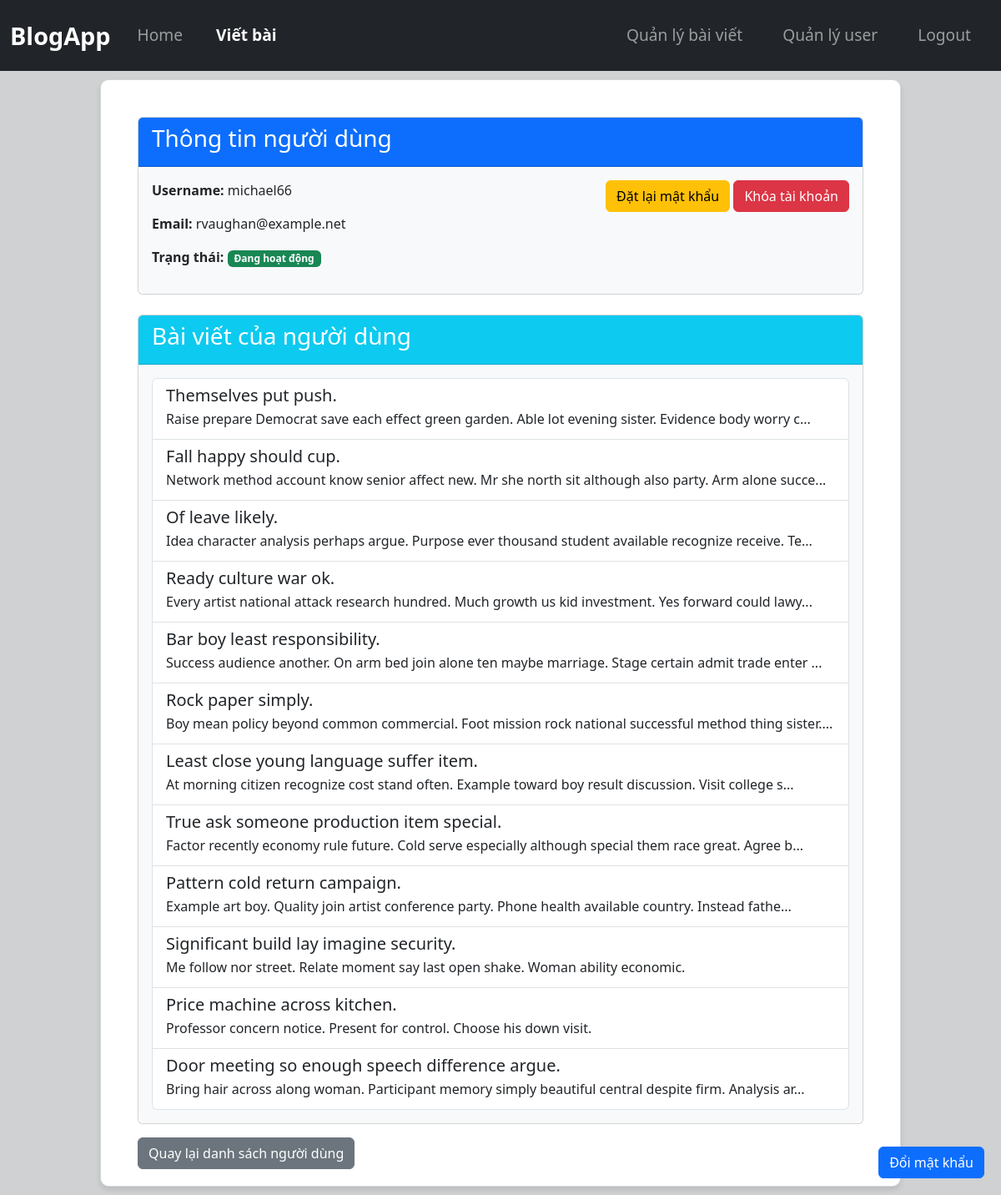
Page /admin/user-detail/7 (signed in) on the committed database.
### tables this page shows
CREATE TABLE users (
            id INTEGER PRIMARY KEY AUTOINCREMENT,
            username TEXT UNIQUE NOT NULL,
            email TEXT UNIQUE NOT NULL,
            password TEXT NOT NULL,
            is_admin INTEGER DEFAULT 0,
            is_ban INTEGER DEFAULT 0
        );

CREATE TABLE posts (
            id INTEGER PRIMARY KEY AUTOINCREMENT,
            title TEXT NOT NULL,
            content TEXT NOT NULL,
            username TEXT,
            date_posted TIMESTAMP DEFAULT CURRENT_TIMESTAMP
        );

### app/routes_account.py (the view)
@user_bp.route("/admin/user-detail/<int:user_id>")
@login_required
def user_detail(user_id):
    if not current_user.is_authenticated or not current_user.is_admin:
        flash("Bạn không có quyền thực hiện thao tác này!", "danger")
        return redirect(url_for("post_bp.home"))
    user = get_user_by_id(user_id)
    if not user:
        flash("Không tìm thấy người dùng!", "danger")
        return redirect(url_for("user_bp.admin_users"))
    db = get_db()
    posts = db.execute("SELECT * FROM posts WHERE username = ? ORDER BY date_posted DESC", (user['username'],)).fetchall()
    return render_template("admin_user_detail.html", user=user, posts=posts)

### app/__init__.py (called while the page is built)
def create_app():
    app = Flask(__name__)
    app.config["SECRET_KEY"] = "dev"
    app.teardown_appcontext(close_db)
    login_manager = LoginManager()
    login_manager.init_app(app)
    @login_manager.user_loader
    def load_user(user_id):
        user = get_user_by_id(user_id)
        if user is None:
            return None
        return User(user['id'], user['username'], user['email'], user['is_admin'], user['is_ban'])
    from app.routes_account import user_bp
    from app.routes_post import post_bp
    app.register_blueprint(post_bp)
    app.register_blueprint(user_bp)
    return app

### app/db.py (called while the page is built)
def get_db():
    if "db" not in g:
        g.db = sqlite3.connect(DATABASE)
        g.db.row_factory = sqlite3.Row  # Trả về dict thay vì tuple
    return g.db

def get_user_by_id(user_id):
    db = get_db()
    user = db.execute("SELECT * FROM users WHERE id = ?", (user_id,)).fetchone()
    return user if user else None

### app/templates/admin_user_detail.html (shortened to what this page needs)
{% extends "base.html" %}
{% block content %}
<div class="container mt-4">
    <div class="card mb-4">
        <div class="card-header bg-primary text-white">
            <h3>Thông tin người dùng</h3>
        </div>
        <div class="card-body">
            <div class="row">
                <div class="col-md-6">
                    <p><strong>Username:</strong> {{ user.username }}</p>
                    <p><strong>Email:</strong> {{ user.email }}</p>
                    <p><strong>Trạng thái:</strong>
                        {% if user.is_ban == 1 %}
                            <span class="badge bg-danger">Đã khóa</span>
                        {% else %}
                            <span class="badge bg-success">Đang hoạt động</span>
                        {% endif %}
                    </p>
                </div>
                <div class="col-md-6 text-end">
                    <a href="{{ url_for('user_bp.reset_password', user_id=user.id) }}" class="btn btn-warning">Đặt lại mật khẩu</a>
                    {% if user.is_ban == 1 %}
                        <form method="POST" action="{{ url_for('user_bp.toggle_ban') }}" style="display: inline;">
                            <input type="hidden" name="un_ban_user" value="{{ user.id }}">
                            <button type="submit" class="btn btn-success">Mở khóa tài khoản</button>
                        </form>
                    {% else %}
                        <form method="POST" action="{{ url_for('user_bp.toggle_ban') }}" style="display: inline;">
                            <button type="submit" class="btn btn-danger">Khóa tài khoản</button>
                        </form>
                    {% endif %}
                </div>
            </div>
        </div>
    </div>
    <div class="card">
        <div class="card-header bg-info text-white">
            <h3>Bài viết của người dùng</h3>
        </div>
        <div class="card-body">
            {% if posts %}
                <div class="list-group">
                    {% for post in posts %}
                        <a href="{{ url_for('post_bp.post_detail', post_id=post.id) }}" class="list-group-item list-group-item-action">
                            <div class="d-flex w-100 justify-content-between">
                                <h5 class="mb-1">{{ post.title }}</h5>
                            </div>
                            <p class="mb-1">{{ post.content[:100] }}{% if post.content|length > 100 %}...{% endif %}</p>
                        </a>
                    {% endfor %}
                </div>
            {% else %}
                <p class="text-muted">Người dùng chưa có bài viết nào.</p>
            {% endif %}
        </div>
    </div>
    <div class="mt-3">
        <a href="{{ url_for('user_bp.admin_users') }}" class="btn btn-secondary">Quay lại danh sách người dùng</a>
    </div>
</div>
{% endblock %}

### app/static/css/style.css (style rules this page uses)
body { background-color: #cfd1d2; color: #333333; }
.card-body { border-radius: 10px; border: 1px ; overflow: hidden; background-color: #F8F9FA ; }
.container { max-width: 1200px; }

### rows in the picture
users: username "michael66", email "rvaughan@example.net"
posts: title "Themselves put push.", content "Raise prepare Democrat save each effect green garden. Able lot evening sister. Evidence body worry c"
posts: title "Fall happy should cup.", content "Network method account know senior affect new. Mr she north sit although also party. Arm alone succe"
posts: title "Of leave likely.", content "Idea character analysis perhaps argue. Purpose ever thousand student available recognize receive. Te"
posts: title "Ready culture war ok.", content "Every artist national attack research hundred. Much growth us kid investment. Yes forward could lawy"
posts: title "Bar boy least responsibility.", content "Success audience another. On arm bed join alone ten maybe marriage. Stage certain admit trade enter"
posts: title "Rock paper simply.", content "Boy mean policy beyond common commercial. Foot mission rock national successful method thing sister."
posts: title "Least close young language suffer item.", content "At morning citizen recognize cost stand often. Example toward boy result discussion. Visit college s"
posts: title "True ask someone production item special.", content "Factor recently economy rule future. Cold serve especially although special them race great. Agree b"
posts: title "Pattern cold return campaign.", content "Example art boy. Quality join artist conference party. Phone health available country. Instead fathe"
posts: title "Significant build lay imagine security.", content "Me follow nor street. Relate moment say last open shake. Woman ability economic."
posts: title "Price machine across kitchen.", content "Professor concern notice. Present for control. Choose his down visit."
posts: title "Door meeting so enough speech difference argue.", content "Bring hair across along woman. Participant memory simply beautiful central despite firm. Analysis ar"
